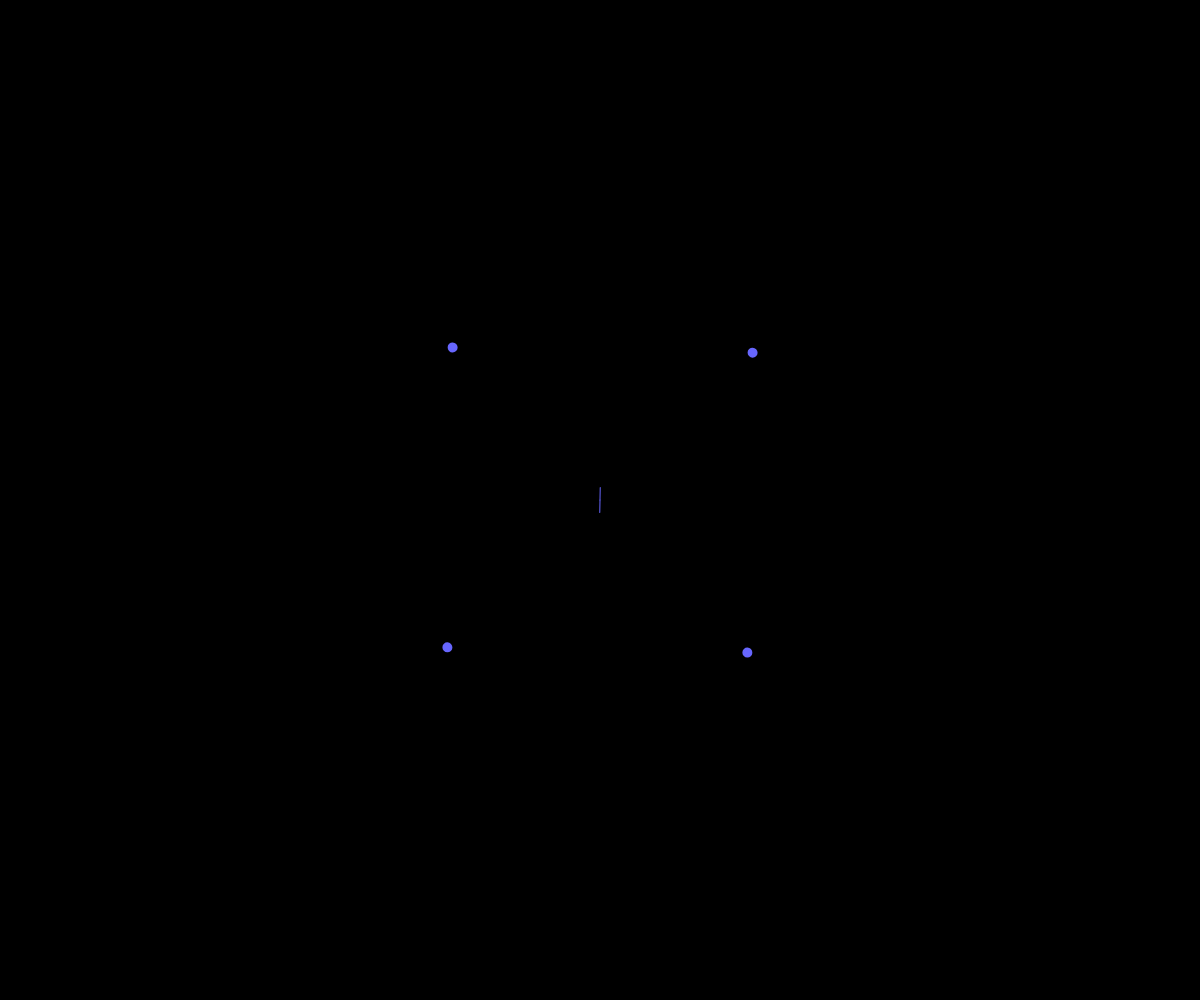
Frame 1 (no input)
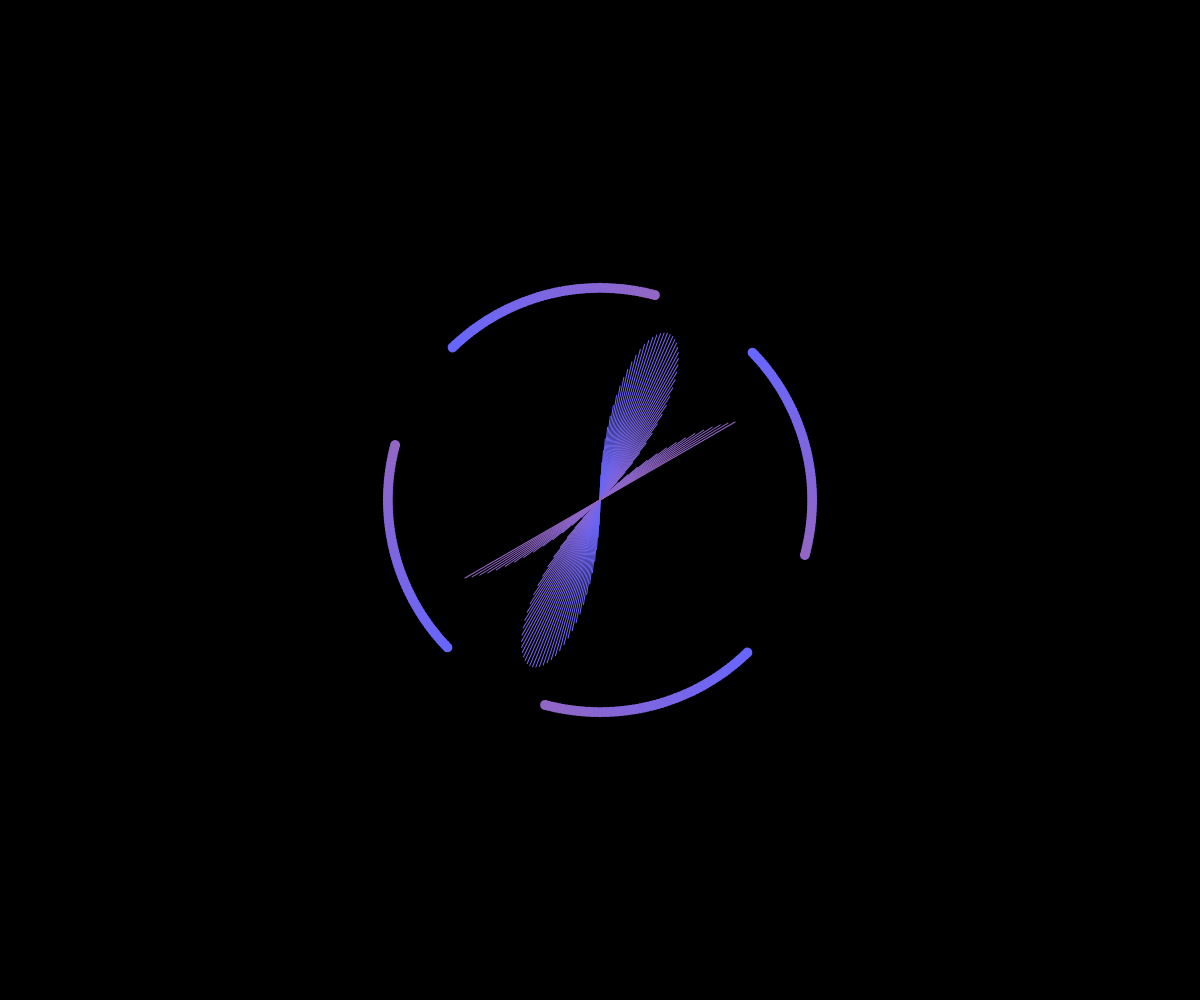
Frame 60 (no input)
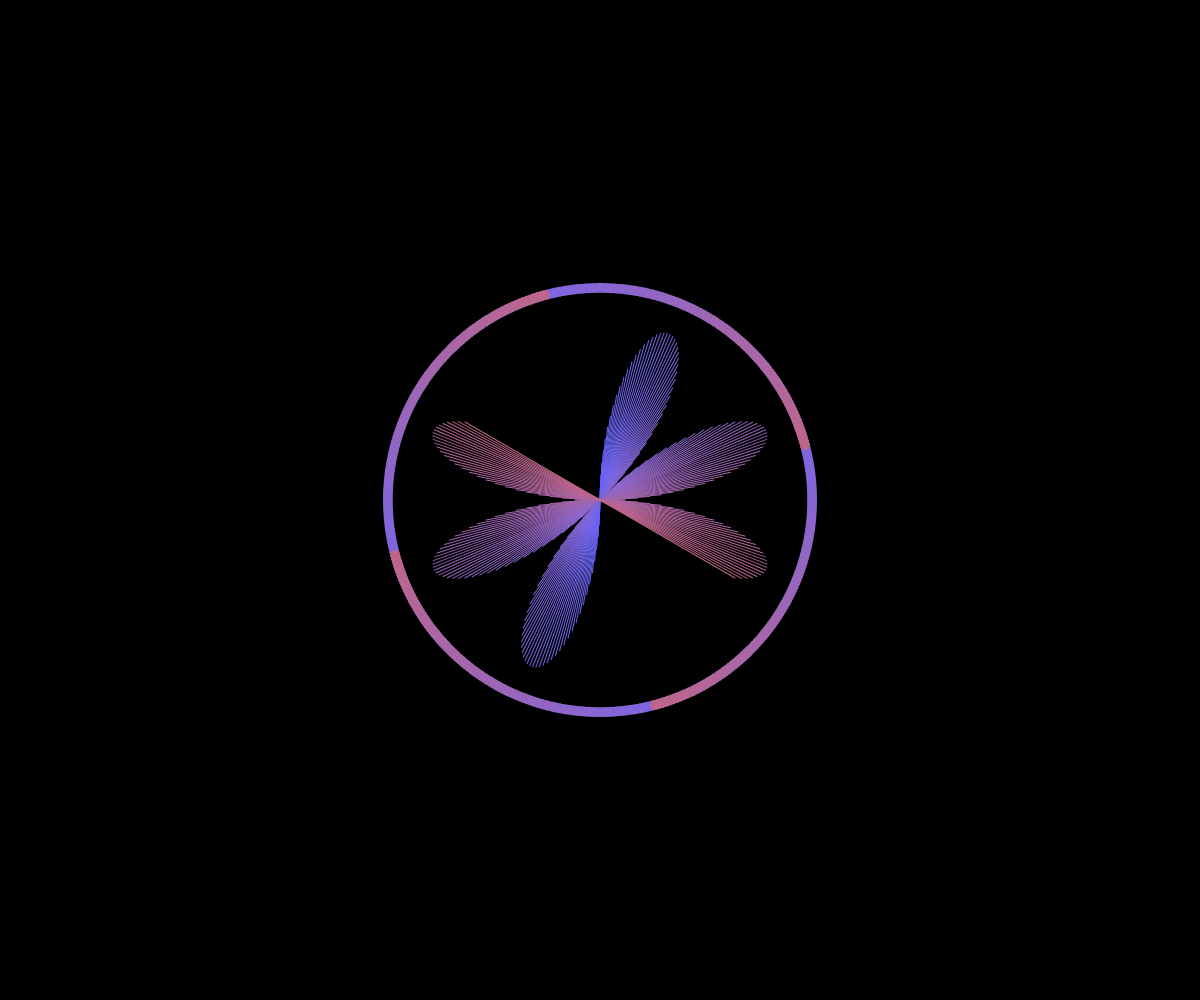
Frame 120 (the mouse pressed at the canvas centre since frame 60)

The p5.js sketch that drew these frames (run headless with seeded random() and noise() and a simulated clock; from frame 60 on, the mouse is pressed at the canvas centre):

// p5.js sketch
// ── sketch.js
function preload(){
  // put preload code here
}

function setup() {
  // put setup code here
  createCanvas(windowWidth,windowHeight);
  background(0);
  angleMode(DEGREES);
  frameRate(180);
}

function draw() {
  // put drawing code here

  //angoli e trasformazioni
  var angle = 180 * sin(frameCount * 4);
  var angle2 = 200 * sin(frameCount);
  var angle3 = 200 * cos(frameCount);

  translate(width / 2, height / 2);
  rotate(frameCount);

  //colori
  stroke(lerpColor(color('#6666FF'), color('#FF6633'), frameCount / 210));

  //petali
  line(0, 0, 0, angle);
  line(0, 0, 0, -angle);

  //colori
  fill(lerpColor(color('#6666FF'), color('#FF6633'), frameCount / 210));
  noStroke();

  //anello
  ellipse(150, 150, 10, 10)
  ellipse(150, -150, 10, 10)
  ellipse(-150, 150, 10, 10)
  ellipse(-150, -150, 10, 10)
  
  //pillola verticale
  // push();
  // rotate(-90);
  // stroke(lerpColor(color('#6666FF'), color('#FF6633'), frameCount / 210));
  // line(angle3,0,0,angle2);
  // pop();
  // //pillola orizzontale
  // push();
  // stroke(lerpColor(color('#6666FF'), color('#FF6633'), frameCount / 210));
  // line(angle3,0,0,angle2);
  // pop();

  //EFFETTO CUORE
  // rotate(-90);
  // stroke(lerpColor(color('#6666FF'), color('#FF6633'), frameCount / 210));
  // line(angle3,0,-200,-angle2);
  // stroke(lerpColor(color('#6666FF'), color('#FF6633'), frameCount / 210));
  // line(angle3,0,200,-angle2);

if (frameCount == 180) {
  noLoop();
  }
}
